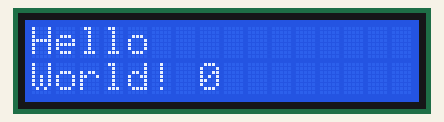
Recording of a sketch running on a simulated Arduino Uno, built with avr-gcc and run on an emulated ATmega328P. Parts: 16×2 character LCD.

Above: at 0.1 s.
At 4.6 s:
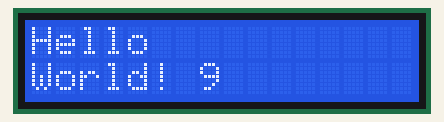
At 9.6 s:
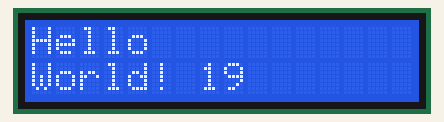
At 19.6 s:
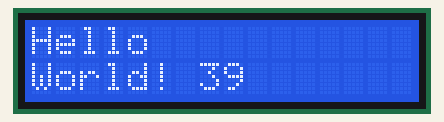
At 29.6 s:
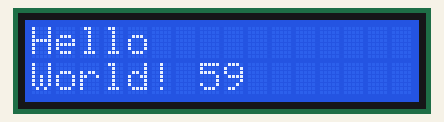
At 39.2 s:
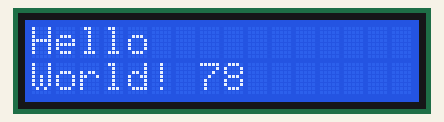

The sketch:

27_lcd_setcursor.ino
```cpp
#include <LiquidCrystal.h>
#define LCD_RS A5
#define LCD_E A4
#define LCD_D4 6
#define LCD_D5 7
#define LCD_D6 8
#define LCD_D7 9

LiquidCrystal lcd(LCD_RS,LCD_E, LCD_D4, LCD_D5, LCD_D6, LCD_D7);
int counter = 0;
// String word = "Hello World!";

void setup() {
  lcd.begin(16, 2);

  lcd.setCursor(0, 0);    // sets the cursor starting point [argument 1: column number | argument 2: row number]
  lcd.print("Hello");
  lcd.setCursor(0, 2);
  lcd.print("World!");

}

void loop() {
  lcd.setCursor(7, 1);
  lcd.print(counter);
  counter++;
  delay(500);
}
```

Measured:
- what the display in image 1 shows lasts 0.5 s, from 4.6 s to 5.1 s
